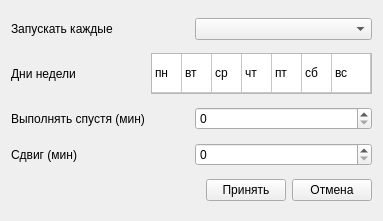
<?xml version="1.0" encoding="UTF-8"?>
<ui version="4.0">
 <class>TimeSheet</class>
 <widget class="QWidget" name="TimeSheet">
  <property name="geometry">
   <rect>
    <x>0</x>
    <y>0</y>
    <width>383</width>
    <height>221</height>
   </rect>
  </property>
  <property name="minimumSize">
   <size>
    <width>0</width>
    <height>0</height>
   </size>
  </property>
  <property name="maximumSize">
   <size>
    <width>1000</width>
    <height>16777215</height>
   </size>
  </property>
  <property name="windowTitle">
   <string>Form</string>
  </property>
  <layout class="QVBoxLayout" name="verticalLayout">
   <item>
    <layout class="QHBoxLayout" name="horizontalLayout">
     <item>
      <widget class="QLabel" name="label">
       <property name="text">
        <string>Запускать каждые</string>
       </property>
      </widget>
     </item>
     <item>
      <widget class="QComboBox" name="periodBox"/>
     </item>
    </layout>
   </item>
   <item>
    <layout class="QHBoxLayout" name="horizontalLayout_3">
     <item>
      <widget class="QLabel" name="label_4">
       <property name="text">
        <string>Дни недели</string>
       </property>
      </widget>
     </item>
     <item>
      <widget class="QTableWidget" name="weekTable">
       <property name="maximumSize">
        <size>
         <width>221</width>
         <height>41</height>
        </size>
       </property>
       <property name="verticalScrollBarPolicy">
        <enum>Qt::ScrollBarAlwaysOff</enum>
       </property>
       <property name="horizontalScrollBarPolicy">
        <enum>Qt::ScrollBarAlwaysOff</enum>
       </property>
       <property name="sizeAdjustPolicy">
        <enum>QAbstractScrollArea::AdjustToContents</enum>
       </property>
       <property name="autoScroll">
        <bool>true</bool>
       </property>
       <property name="editTriggers">
        <set>QAbstractItemView::NoEditTriggers</set>
       </property>
       <property name="selectionMode">
        <enum>QAbstractItemView::MultiSelection</enum>
       </property>
       <attribute name="horizontalHeaderVisible">
        <bool>false</bool>
       </attribute>
       <attribute name="horizontalHeaderDefaultSectionSize">
        <number>30</number>
       </attribute>
       <attribute name="horizontalHeaderMinimumSectionSize">
        <number>30</number>
       </attribute>
       <attribute name="horizontalHeaderStretchLastSection">
        <bool>true</bool>
       </attribute>
       <attribute name="verticalHeaderVisible">
        <bool>false</bool>
       </attribute>
       <attribute name="verticalHeaderStretchLastSection">
        <bool>true</bool>
       </attribute>
       <row>
        <property name="text">
         <string/>
        </property>
       </row>
       <column>
        <property name="text">
         <string/>
        </property>
       </column>
       <column>
        <property name="text">
         <string>Новый столбец</string>
        </property>
       </column>
       <column>
        <property name="text">
         <string/>
        </property>
       </column>
       <column>
        <property name="text">
         <string/>
        </property>
       </column>
       <column>
        <property name="text">
         <string/>
        </property>
       </column>
       <column>
        <property name="text">
         <string/>
        </property>
       </column>
       <column>
        <property name="text">
         <string/>
        </property>
       </column>
       <item row="0" column="0">
        <property name="text">
         <string>пн</string>
        </property>
       </item>
       <item row="0" column="1">
        <property name="text">
         <string>вт</string>
        </property>
       </item>
       <item row="0" column="2">
        <property name="text">
         <string>ср</string>
        </property>
       </item>
       <item row="0" column="3">
        <property name="text">
         <string>чт</string>
        </property>
       </item>
       <item row="0" column="4">
        <property name="text">
         <string>пт</string>
        </property>
       </item>
       <item row="0" column="5">
        <property name="text">
         <string>сб</string>
        </property>
       </item>
       <item row="0" column="6">
        <property name="text">
         <string>вс</string>
        </property>
       </item>
      </widget>
     </item>
    </layout>
   </item>
   <item>
    <layout class="QHBoxLayout" name="horizontalLayout_2">
     <item>
      <widget class="QLabel" name="label_12">
       <property name="text">
        <string>Выполнять спустя (мин)</string>
       </property>
      </widget>
     </item>
     <item>
      <widget class="QSpinBox" name="cronBox">
       <property name="maximum">
        <number>2880</number>
       </property>
      </widget>
     </item>
    </layout>
   </item>
   <item>
    <layout class="QHBoxLayout" name="horizontalLayout_4">
     <item>
      <widget class="QLabel" name="label_2">
       <property name="text">
        <string>Сдвиг (мин)</string>
       </property>
      </widget>
     </item>
     <item>
      <widget class="QSpinBox" name="awaitBox">
       <property name="maximum">
        <number>1440</number>
       </property>
      </widget>
     </item>
    </layout>
   </item>
   <item>
    <layout class="QHBoxLayout" name="horizontalLayout_7">
     <item>
      <spacer name="horizontalSpacer_3">
       <property name="orientation">
        <enum>Qt::Horizontal</enum>
       </property>
       <property name="sizeHint" stdset="0">
        <size>
         <width>40</width>
         <height>20</height>
        </size>
       </property>
      </spacer>
     </item>
     <item>
      <widget class="QPushButton" name="okBtn">
       <property name="text">
        <string>Принять</string>
       </property>
      </widget>
     </item>
     <item>
      <widget class="QPushButton" name="cancelBtn">
       <property name="text">
        <string>Отмена</string>
       </property>
      </widget>
     </item>
    </layout>
   </item>
  </layout>
 </widget>
 <resources/>
 <connections/>
</ui>
